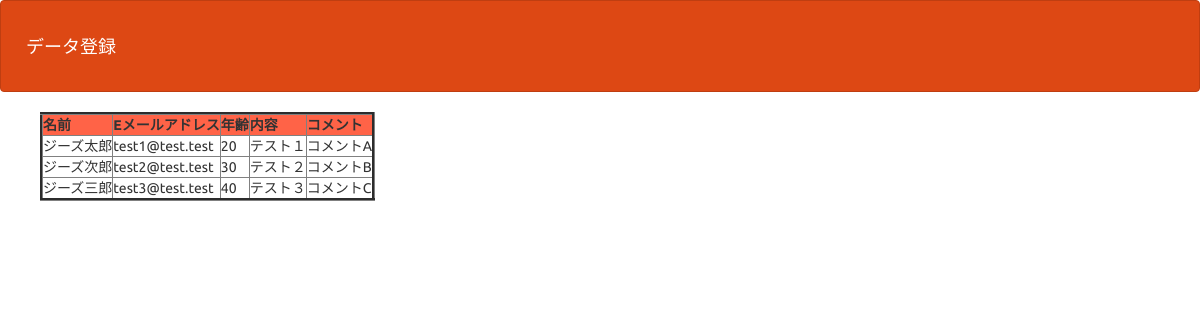
The page /select.php on the database its author committed.
### tables this page shows
CREATE TABLE IF NOT EXISTS `gs_an_table` (
`id` int(11) NOT NULL,
  `name` varchar(64) NOT NULL,
  `email` varchar(128) NOT NULL,
  `naiyou` text NOT NULL,
  `indate` datetime NOT NULL,
  `age` integer NOT NULL,
  `comment` varchar(100) NOT NULL,
  `password` varchar(128) NOT NULL
);

### select.php (the view, shortened to what this page needs)
<?php
	if(isset($_COOKIE["PHPSESSID"])){
		$pdo = new PDO('mysql:dbname=gs_db;charset=utf8;host=localhost', 'root', '');
		$stmt = $pdo->prepare("SELECT name, email, age, naiyou, comment FROM gs_an_table");
		$flag = $stmt->execute();
		if(!$flag){
			echo "SQLエラー";
		}else{
?>
			<!DOCTYPE html>
			<html lang="ja">
			<head>
			<link rel="stylesheet" href="css/range.css">
			<link href="css/bootstrap.min.css" rel="stylesheet">
			</head>
			<body id="main">
			<header>
			  <nav class="navbar navbar-default">
			    <div class="container-fluid">
			      <div class="navbar-header">
			      <a class="navbar-brand" href="select.php">データ登録</a>
			    </div>
			  </nav>
			</header>
			<table border="3" style="margin-left:40px;">
				<tr bgcolor="#ff6347">
					<th>名前</th>
					<th>Eメールアドレス</th>
					<th>年齢</th>
					<th>内容</th>
					<th>コメント</th>
				</tr>
<?php
				while( $result = $stmt->fetch(PDO::FETCH_ASSOC)){
?>
					<tr>
						<td><?php	echo $result['name']	?></td>
						<td><?php	echo $result['email']	?></td>
						<td><?php	echo $result['age']		?></td>
						<td><?php	echo $result['naiyou']	?></td>
						<td><?php	echo $result['comment']	?></td>
					</tr>
<?php			}	?>
			</table>
<?php	}
	}else{
		require_once('login.php');
	}
?>
</body>
</html>

### select.php (style rules this page uses)
div { padding: 10px;font-size:16px; }

### rows shown on the page
gs_an_table: name "ジーズ太郎", email "test1@test.test", age "20", naiyou "テスト１", comment "コメントA"
gs_an_table: name "ジーズ次郎", email "test2@test.test", age "30", naiyou "テスト２", comment "コメントB"
gs_an_table: name "ジーズ三郎", email "test3@test.test", age "40", naiyou "テスト３", comment "コメントC"
